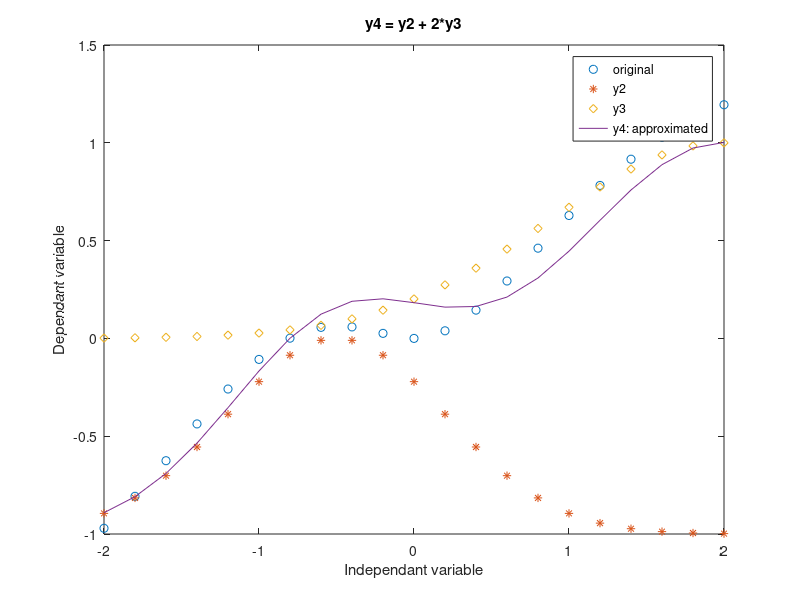

Reproduce this figure in MATLAB.
x = [-2:0.2:2];
y1 = (x .^3 + (sin(x)) .^2) .*exp(-abs(x));
y2 = exp(-(x + 0.5) .^2) - 1;
y3 = exp(-0.4*(x - 2.0) .^2);
y4 = y2 + 2*y3;
plot(x,y1,'o',x,y2,'*',x,y3,'d',x,y4); 
xlabel('Independant variable');
ylabel('Dependant variable');
title('y4 = y2 + 2*y3');
legend('original','y2','y3','y4: approximated');
